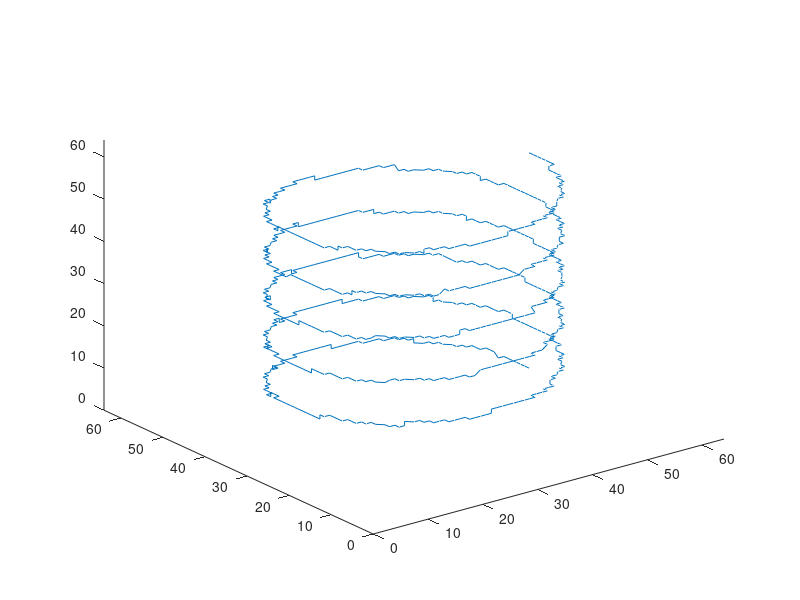

MATLAB code for this plot: (Note: this script raises an error after producing the figure.)


dim = 64;
A = zeros(dim,dim,dim);

radius = dim/3;
loops = 5;
tube_radius = 3;
z_b = tube_radius*2;

phi = 0:pi/180 / loops/2:2*pi;
n = length(phi);
x = round(dim/2 + radius*cos(loops*phi));
y = round(dim/2 + radius*sin(loops*phi));
z = round(z_b:(dim-1-z_b*2)/n:dim-z_b);

plot3(x,y,z(1:n));
axis([0 dim 0 dim 0 dim]);

ind = sub2ind(size(A), x,y,z(1:n));
A(ind) = 1;
A = A>0;

B = bwdist(A);
B = B-tube_radius;
B = smooth3(B, 'gaussian', 9);
figure; isosurface(B,0);

% Create levelset3D and plot
%LS = levelset3D(A,5);
%LS = levelset3D(A,5, 'Euler', 'FirstOrder', 'PDE');
LS = levelset3D(B,5, 'Euler', 'FirstOrder', 'FastMarching');
figure;
plot(LS, 'contour');

% Check largest gradient  magnitude
[Dx,Dy,Dz] = diff_central(LS);
normgrad = sqrt(Dx.^2 + Dy.^2 + Dz.^2);
min_gradient = min(normgrad(:))
max_gradient = max(normgrad(:))

% Reinitialize
tic; LS = rebuild_narrowband(LS); toc
figure;
plot(LS, 'contour', 'narrowband 5');

% Check largest gradient  magnitude
[Dx,Dy,Dz] = diff_central(LS);
normgrad = sqrt(Dx.^2 + Dy.^2 + Dz.^2);
min_gradient = min(normgrad(:))
max_gradient = max(normgrad(:))

LS_mean = levelset3D(LS);

% Propagate
time = 5;
for i = 1:30
    tic; [LS,iter] = propagate(LS,time,'min_curvature_flow',1); toc
    tic; LS = rebuild_narrowband(LS); toc

    %tic; [LS_mean,iter] = propagate(LS_mean,time,'mean_curvature_flow',1); toc
    %tic; LS_mean = rebuild_narrowband(LS_mean); toc

    figure(100);
    clf;
    subplot(121), plot(LS); view(28,30);
    %subplot(122), plot(LS_mean); view(28,30);
    drawnow;
end

